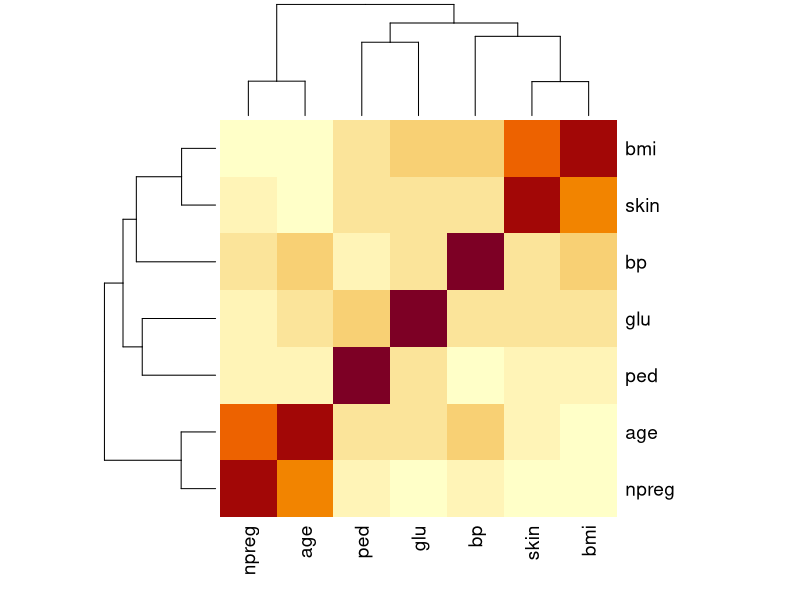
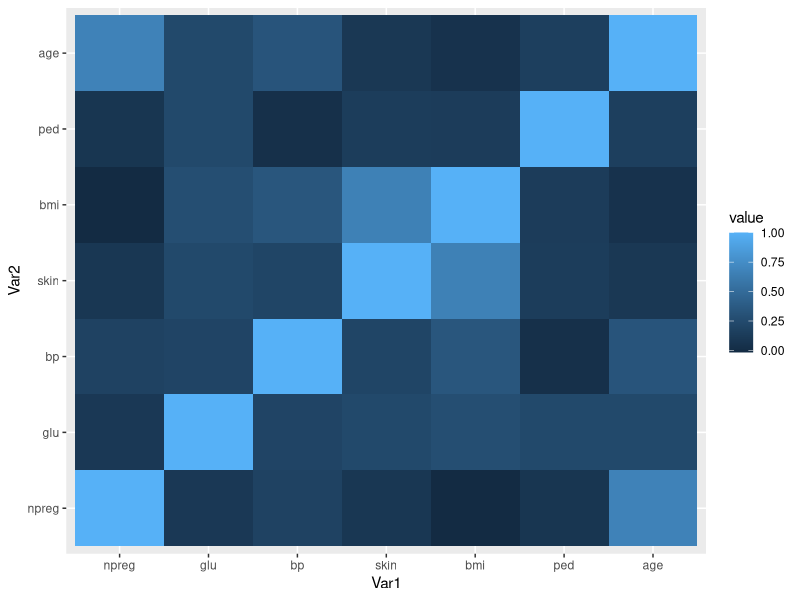
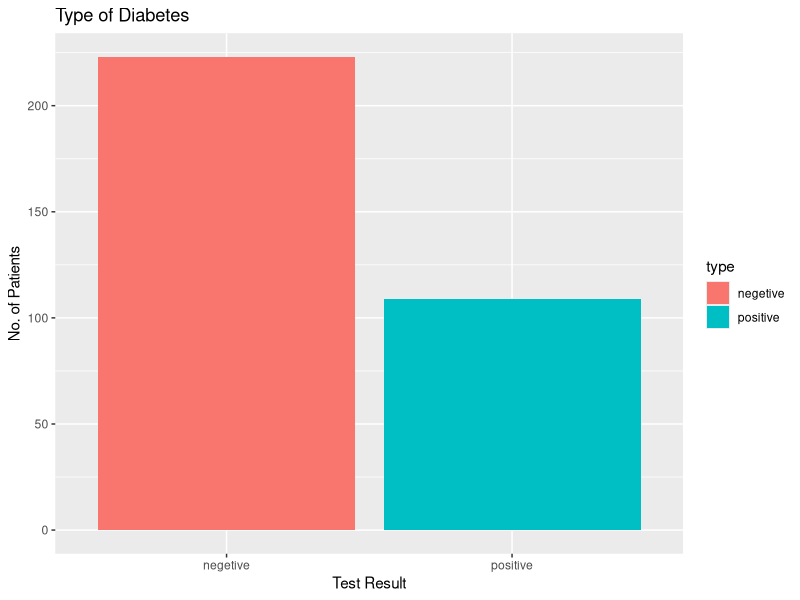
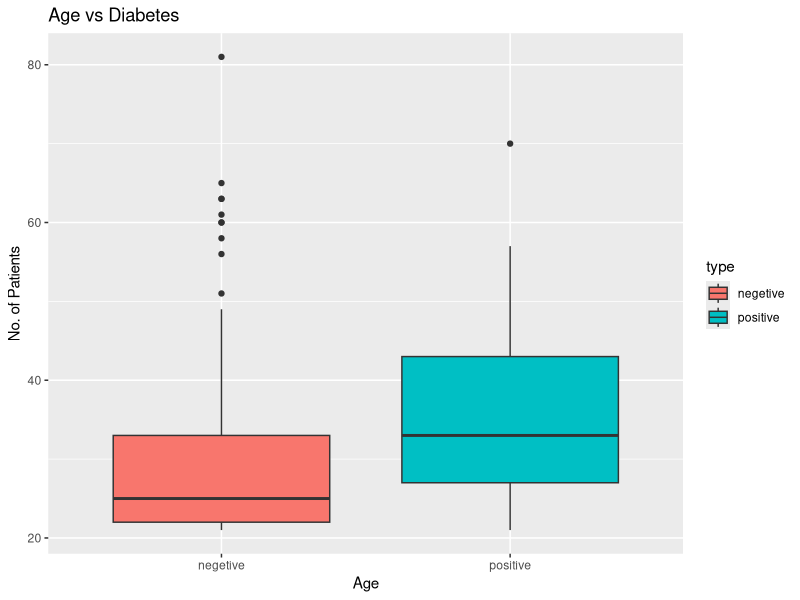
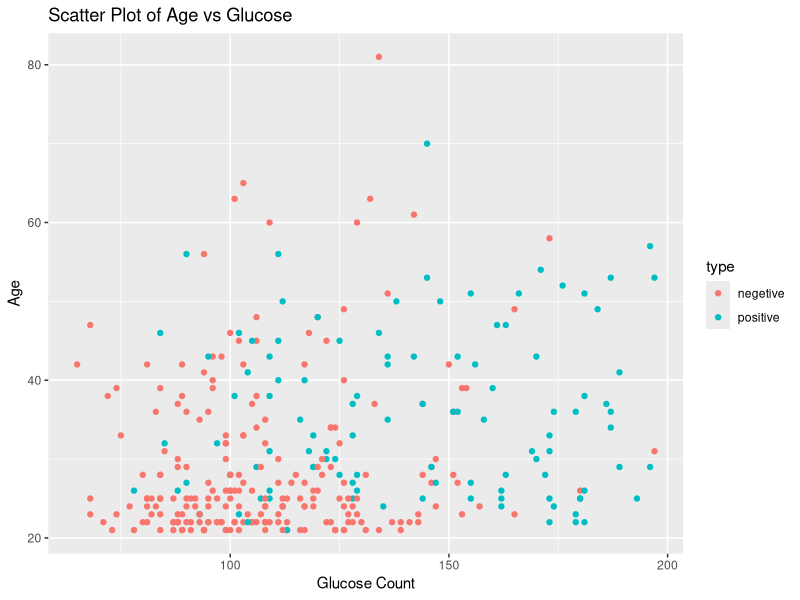

The R source for these figures, in order:
## analysis of Diabetes data for prediction
library(dplyr)
library(ggplot2)

### import and analyse
diabetecDF=read.csv("datasetdiabetic.csv", sep = ",", na.strings =c("",NA) , head=TRUE)
View(diabetecDF)
summary(diabetecDF)
glimpse(diabetecDF)

# data cleaning
any(is.na(diabetecDF))
df1=na.omit(diabetecDF) #remove all blank rows
#check the condition 0
df1%>%
  filter(glu==0)%>%count()
df1%>%
  filter(bp==0)%>%count()
df1%>%
  filter(skin==0)%>%count()
df1%>%
  filter(bmi==0)%>%count()
df1%>%
  filter(age==0)%>%count()

#replace 1 with positive
df2=df1%>%
  mutate(df1, type=
           ifelse(type==1,'positive','negetive'))
head(df2)

#count the number of text values
type1=df2%>%group_by(type)%>%count(type)
print(type1)

#correlation
h=select(df2, -(type))
#heatmap func
View(cor(h))
heatmap(cor(h),scale="column")

## ggplot heatmap
library(reshape2)
da<-cor(h[sapply(h,is.numeric)])
da1<-melt(da)
head(da)
ggplot(da1, aes(x = Var1,
                  y = Var2,
                  fill = value))+geom_tile()

#visualization of data
#graph1 - Type of Diabetes
ggplot(type1)+
  geom_col(mapping=aes(x=type, y=n, fill=type))+
  labs(title="Type of Diabetes", x="Test Result", y="No. of Patients")

#graph2 - Age vs Diabetes
ggplot(df2)+
  geom_boxplot(mapping=aes(x=type,y=age,fill=type))+
  labs(title="Age vs Diabetes", x="Age", y="No. of Patients")
  
#graph3 - glu vs type
ggplot(df2)+
  geom_point(mapping = aes(x=glu,y=age,col=type))+
  labs(title="Scatter Plot of Age vs Glucose", x="Glucose Count", y="Age")
